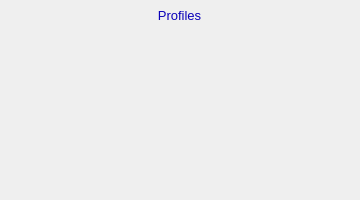
    <widget class="PyDMFrame" name="composite_3">
      <property name="geometry">
        <rect>
          <x>755</x>
          <y>40</y>
          <width>360</width>
          <height>200</height>
        </rect>
      </property>
      <widget class="PyDMDrawingRectangle" name="rectangle_3">
        <property name="geometry">
          <rect>
            <x>0</x>
            <y>0</y>
            <width>360</width>
            <height>200</height>
          </rect>
        </property>
        <property name="brush" stdset="0">
          <brush brushstyle="NoBrush">
            <color alpha="255">
              <red>0</red>
              <green>0</green>
              <blue>0</blue>
            </color>
          </brush>
        </property>
        <property name="penStyle" stdset="0">
          <enum>Qt::SolidLine</enum>
        </property>
        <property name="penColor" stdset="0">
          <color>
            <red>0</red>
            <green>0</green>
            <blue>0</blue>
          </color>
        </property>
        <property name="penWidth" stdset="0">
          <double>1</double>
        </property>
        <property name="penCapStyle" stdset="0">
          <enum>Qt::FlatCap</enum>
        </property>
        <property name="toolTip">
          <string>rectangle_3</string>
        </property>
      </widget>
      <widget class="PyDMFrame" name="composite_4">
        <property name="geometry">
          <rect>
            <x>15</x>
            <y>81</y>
            <width>339</width>
            <height>87</height>
          </rect>
        </property>
        <widget class="QLabel" name="text_4">
          <property name="geometry">
            <rect>
              <x>755</x>
              <y>62</y>
              <width>170</width>
              <height>20</height>
            </rect>
          </property>
          <property name="text">
            <string>Cursor X</string>
          </property>
          <property name="font" stdset="0">
            <font>
              <pointsize>10</pointsize>
            </font>
          </property>
          <property name="brush" stdset="0">
            <brush brushstyle="SolidPattern">
              <color alpha="255">
                <red>0</red>
                <green>0</green>
                <blue>0</blue>
              </color>
            </brush>
          </property>
          <property name="toolTip">
            <string>text_4</string>
          </property>
          <property name="alignment">
            <set>Qt::AlignRight|Qt::AlignTrailing|Qt::AlignVCenter</set>
          </property>
          <property name="styleSheet">
            <string notr="true">QLabel#text_4 {
  color: rgb(0, 0, 0);
  }</string>
          </property>
        </widget>
        <widget class="PyDMSlider" name="valuator">
          <property name="geometry">
            <rect>
              <x>934</x>
              <y>62</y>
              <width>160</width>
              <height>20</height>
            </rect>
          </property>
          <property name="channel" stdset="0">
            <string>ca://${prefix}CursorX</string>
          </property>
          <property name="toolTip">
            <string>${prefix}CursorX</string>
          </property>
          <property name="orientation" stdset="0">
            <string>Qt::Horizontal</string>
          </property>
          <property name="showLimitLabels" stdset="0">
            <bool>true</bool>
          </property>
          <property name="showValueLabel" stdset="0">
            <bool>false</bool>
          </property>
          <property name="showUnits" stdset="0">
            <bool>false</bool>
          </property>
          <property name="tickPosition" stdset="0">
            <enum>QSlider::NoTicks</enum>
          </property>
          <property name="precision" stdset="0">
            <number>1</number>
          </property>
          <property name="styleSheet">
            <string notr="true">PyDMSlider#valuator {
  color: rgb(10, 0, 184);
  background-color: rgb(115, 223, 255);
  }</string>
          </property>
        </widget>
        <widget class="PyDMLineEdit" name="text_entry_1">
          <property name="geometry">
            <rect>
              <x>934</x>
              <y>40</y>
              <width>60</width>
              <height>19</height>
            </rect>
          </property>
          <property name="channel" stdset="0">
            <string>ca://${prefix}CursorX</string>
          </property>
          <property name="toolTip">
            <string>${prefix}CursorX</string>
          </property>
          <property name="font" stdset="0">
            <font>
              <pointsize>10</pointsize>
            </font>
          </property>
          <property name="styleSheet">
            <string notr="true">PyDMLineEdit#text_entry_1 {
  color: rgb(0, 0, 0);
  background-color: rgb(115, 223, 255);
  border: 1px solid black;
  margin: 0px;
  padding: 0px;
  spacing: 0px;
  }</string>
          </property>
        </widget>
        <widget class="PyDMLabel" name="text_update_2">
          <property name="geometry">
            <rect>
              <x>999</x>
              <y>40</y>
              <width>90</width>
              <height>18</height>
            </rect>
          </property>
          <property name="toolTip">
            <string>PV: ${prefix}CursorX_RBV</string>
          </property>
          <property name="channel" stdset="0">
            <string>ca://${prefix}CursorX_RBV</string>
          </property>
          <property name="font" stdset="0">
            <font>
              <pointsize>10</pointsize>
            </font>
          </property>
          <property name="alignment">
            <set>Qt::AlignLeading|Qt::AlignLeft|Qt::AlignVCenter</set>
          </property>
          <property name="textInteractionFlags">
            <set>Qt::TextSelectableByKeyboard|Qt::TextSelectableByMouse</set>
          </property>
          <property name="styleSheet">
            <string notr="true">PyDMLabel#text_update_2 {
  color: rgb(10, 0, 184);
  background-color: rgb(187, 187, 187);
  }</string>
          </property>
        </widget>
        <widget class="QLabel" name="text_5">
          <property name="geometry">
            <rect>
              <x>755</x>
              <y>107</y>
              <width>170</width>
              <height>20</height>
            </rect>
          </property>
          <property name="text">
            <string>Cursor Y</string>
          </property>
          <property name="font" stdset="0">
            <font>
              <pointsize>10</pointsize>
            </font>
          </property>
          <property name="brush" stdset="0">
            <brush brushstyle="SolidPattern">
              <color alpha="255">
                <red>0</red>
                <green>0</green>
                <blue>0</blue>
              </color>
            </brush>
          </property>
          <property name="toolTip">
            <string>text_5</string>
          </property>
          <property name="alignment">
            <set>Qt::AlignRight|Qt::AlignTrailing|Qt::AlignVCenter</set>
          </property>
          <property name="styleSheet">
            <string notr="true">QLabel#text_5 {
  color: rgb(0, 0, 0);
  }</string>
          </property>
        </widget>
        <widget class="PyDMSlider" name="valuator_1">
          <property name="geometry">
            <rect>
              <x>934</x>
              <y>107</y>
              <width>160</width>
              <height>20</height>
            </rect>
          </property>
          <property name="channel" stdset="0">
            <string>ca://${prefix}CursorY</string>
          </property>
          <property name="toolTip">
            <string>${prefix}CursorY</string>
          </property>
          <property name="orientation" stdset="0">
            <string>Qt::Horizontal</string>
          </property>
          <property name="showLimitLabels" stdset="0">
            <bool>true</bool>
          </property>
          <property name="showValueLabel" stdset="0">
            <bool>false</bool>
          </property>
          <property name="showUnits" stdset="0">
            <bool>false</bool>
          </property>
          <property name="tickPosition" stdset="0">
            <enum>QSlider::NoTicks</enum>
          </property>
          <property name="precision" stdset="0">
            <number>1</number>
          </property>
          <property name="styleSheet">
            <string notr="true">PyDMSlider#valuator_1 {
  color: rgb(10, 0, 184);
  background-color: rgb(115, 223, 255);
  }</string>
          </property>
        </widget>
        <widget class="PyDMLineEdit" name="text_entry_2">
          <property name="geometry">
            <rect>
              <x>934</x>
              <y>85</y>
              <width>60</width>
              <height>19</height>
            </rect>
          </property>
          <property name="channel" stdset="0">
            <string>ca://${prefix}CursorY</string>
          </property>
          <property name="toolTip">
            <string>${prefix}CursorY</string>
          </property>
          <property name="font" stdset="0">
            <font>
              <pointsize>10</pointsize>
            </font>
          </property>
          <property name="styleSheet">
            <string notr="true">PyDMLineEdit#text_entry_2 {
  color: rgb(0, 0, 0);
  background-color: rgb(115, 223, 255);
  border: 1px solid black;
  margin: 0px;
  padding: 0px;
  spacing: 0px;
  }</string>
          </property>
        </widget>
        <widget class="PyDMLabel" name="text_update_3">
          <property name="geometry">
            <rect>
              <x>999</x>
              <y>85</y>
              <width>90</width>
              <height>18</height>
            </rect>
          </property>
          <property name="toolTip">
            <string>PV: ${prefix}CursorY_RBV</string>
          </property>
          <property name="channel" stdset="0">
            <string>ca://${prefix}CursorY_RBV</string>
          </property>
          <property name="font" stdset="0">
            <font>
              <pointsize>10</pointsize>
            </font>
          </property>
          <property name="alignment">
            <set>Qt::AlignLeading|Qt::AlignLeft|Qt::AlignVCenter</set>
          </property>
          <property name="textInteractionFlags">
            <set>Qt::TextSelectableByKeyboard|Qt::TextSelectableByMouse</set>
          </property>
          <property name="styleSheet">
            <string notr="true">PyDMLabel#text_update_3 {
  color: rgb(10, 0, 184);
  background-color: rgb(187, 187, 187);
  }</string>
          </property>
        </widget>
      </widget>
      <widget class="PyDMFrame" name="composite_5">
        <property name="geometry">
          <rect>
            <x>5</x>
            <y>31</y>
            <width>345</width>
            <height>20</height>
          </rect>
        </property>
        <widget class="PyDMEnumComboBox" name="menu_1">
          <property name="geometry">
            <rect>
              <x>944</x>
              <y>41</y>
              <width>60</width>
              <height>18</height>
            </rect>
          </property>
          <property name="toolTip">
            <string>${prefix}ComputeProfiles</string>
          </property>
          <property name="channel" stdset="0">
            <string>ca://${prefix}ComputeProfiles</string>
          </property>
          <property name="font" stdset="0">
            <font>
              <pointsize>10</pointsize>
            </font>
          </property>
          <property name="styleSheet">
            <string notr="true">PyDMEnumComboBox#menu_1 {
  color: rgb(0, 0, 0);
  background-color: rgb(115, 223, 255);
  }</string>
          </property>
        </widget>
        <widget class="PyDMLabel" name="text_update_4">
          <property name="geometry">
            <rect>
              <x>1010</x>
              <y>41</y>
              <width>90</width>
              <height>18</height>
            </rect>
          </property>
          <property name="toolTip">
            <string>PV: ${prefix}ComputeProfiles_RBV</string>
          </property>
          <property name="channel" stdset="0">
            <string>ca://${prefix}ComputeProfiles_RBV</string>
          </property>
          <property name="font" stdset="0">
            <font>
              <pointsize>10</pointsize>
            </font>
          </property>
          <property name="alignment">
            <set>Qt::AlignLeading|Qt::AlignLeft|Qt::AlignVCenter</set>
          </property>
          <property name="textInteractionFlags">
            <set>Qt::TextSelectableByKeyboard|Qt::TextSelectableByMouse</set>
          </property>
          <property name="styleSheet">
            <string notr="true">PyDMLabel#text_update_4 {
  color: rgb(10, 0, 184);
  background-color: rgb(70, 70, 70);
  }</string>
          </property>
        </widget>
        <widget class="QLabel" name="text_6">
          <property name="geometry">
            <rect>
              <x>755</x>
              <y>40</y>
              <width>180</width>
              <height>20</height>
            </rect>
          </property>
          <property name="text">
            <string>Compute profiles</string>
          </property>
          <property name="font" stdset="0">
            <font>
              <pointsize>10</pointsize>
            </font>
          </property>
          <property name="brush" stdset="0">
            <brush brushstyle="SolidPattern">
              <color alpha="255">
                <red>0</red>
                <green>0</green>
                <blue>0</blue>
              </color>
            </brush>
          </property>
          <property name="toolTip">
            <string>text_6</string>
          </property>
          <property name="alignment">
            <set>Qt::AlignRight|Qt::AlignTrailing|Qt::AlignVCenter</set>
          </property>
          <property name="styleSheet">
            <string notr="true">QLabel#text_6 {
  color: rgb(0, 0, 0);
  }</string>
          </property>
        </widget>
      </widget>
      <widget class="PyDMFrame" name="composite_6">
        <property name="geometry">
          <rect>
            <x>4</x>
            <y>56</y>
            <width>346</width>
            <height>20</height>
          </rect>
        </property>
        <widget class="QLabel" name="text_7">
          <property name="geometry">
            <rect>
              <x>755</x>
              <y>40</y>
              <width>100</width>
              <height>20</height>
            </rect>
          </property>
          <property name="text">
            <string>Size X</string>
          </property>
          <property name="font" stdset="0">
            <font>
              <pointsize>10</pointsize>
            </font>
          </property>
          <property name="brush" stdset="0">
            <brush brushstyle="SolidPattern">
              <color alpha="255">
                <red>0</red>
                <green>0</green>
                <blue>0</blue>
              </color>
            </brush>
          </property>
          <property name="toolTip">
            <string>text_7</string>
          </property>
          <property name="alignment">
            <set>Qt::AlignRight|Qt::AlignTrailing|Qt::AlignVCenter</set>
          </property>
          <property name="styleSheet">
            <string notr="true">QLabel#text_7 {
  color: rgb(0, 0, 0);
  }</string>
          </property>
        </widget>
        <widget class="PyDMLabel" name="text_update_5">
          <property name="geometry">
            <rect>
              <x>859</x>
              <y>41</y>
              <width>90</width>
              <height>18</height>
            </rect>
          </property>
          <property name="toolTip">
            <string>PV: ${prefix}ProfileSizeX_RBV</string>
          </property>
          <property name="channel" stdset="0">
            <string>ca://${prefix}ProfileSizeX_RBV</string>
          </property>
          <property name="font" stdset="0">
            <font>
              <pointsize>10</pointsize>
            </font>
          </property>
          <property name="alignment">
            <set>Qt::AlignLeading|Qt::AlignLeft|Qt::AlignVCenter</set>
          </property>
          <property name="textInteractionFlags">
            <set>Qt::TextSelectableByKeyboard|Qt::TextSelectableByMouse</set>
          </property>
          <property name="styleSheet">
            <string notr="true">PyDMLabel#text_update_5 {
  color: rgb(10, 0, 184);
  background-color: rgb(187, 187, 187);
  }</string>
          </property>
        </widget>
        <widget class="PyDMLabel" name="text_update_6">
          <property name="geometry">
            <rect>
              <x>1011</x>
              <y>41</y>
              <width>90</width>
              <height>18</height>
            </rect>
          </property>
          <property name="toolTip">
            <string>PV: ${prefix}ProfileSizeY_RBV</string>
          </property>
          <property name="channel" stdset="0">
            <string>ca://${prefix}ProfileSizeY_RBV</string>
          </property>
          <property name="font" stdset="0">
            <font>
              <pointsize>10</pointsize>
            </font>
          </property>
          <property name="alignment">
            <set>Qt::AlignLeading|Qt::AlignLeft|Qt::AlignVCenter</set>
          </property>
          <property name="textInteractionFlags">
            <set>Qt::TextSelectableByKeyboard|Qt::TextSelectableByMouse</set>
          </property>
          <property name="styleSheet">
            <string notr="true">PyDMLabel#text_update_6 {
  color: rgb(10, 0, 184);
  background-color: rgb(187, 187, 187);
  }</string>
          </property>
        </widget>
        <widget class="QLabel" name="text_8">
          <property name="geometry">
            <rect>
              <x>975</x>
              <y>40</y>
              <width>30</width>
              <height>20</height>
            </rect>
          </property>
          <property name="text">
            <string>Y</string>
          </property>
          <property name="font" stdset="0">
            <font>
              <pointsize>10</pointsize>
            </font>
          </property>
          <property name="brush" stdset="0">
            <brush brushstyle="SolidPattern">
              <color alpha="255">
                <red>0</red>
                <green>0</green>
                <blue>0</blue>
              </color>
            </brush>
          </property>
          <property name="toolTip">
            <string>text_8</string>
          </property>
          <property name="alignment">
            <set>Qt::AlignRight|Qt::AlignTrailing|Qt::AlignVCenter</set>
          </property>
          <property name="styleSheet">
            <string notr="true">QLabel#text_8 {
  color: rgb(0, 0, 0);
  }</string>
          </property>
        </widget>
      </widget>
      <widget class="PyDMDrawingRectangle" name="rectangle_4">
        <property name="geometry">
          <rect>
            <x>125</x>
            <y>5</y>
            <width>110</width>
            <height>21</height>
          </rect>
        </property>
        <property name="brush" stdset="0">
          <brush brushstyle="SolidPattern">
            <color alpha="255">
              <red>218</red>
              <green>218</green>
              <blue>218</blue>
            </color>
          </brush>
        </property>
        <property name="penStyle" stdset="0">
          <enum>Qt::SolidLine</enum>
        </property>
        <property name="penColor" stdset="0">
          <color>
            <red>218</red>
            <green>218</green>
            <blue>218</blue>
          </color>
        </property>
        <property name="penWidth" stdset="0">
          <double>0</double>
        </property>
        <property name="penCapStyle" stdset="0">
          <enum>Qt::FlatCap</enum>
        </property>
        <property name="toolTip">
          <string>rectangle_4</string>
        </property>
      </widget>
      <widget class="QLabel" name="text_9">
        <property name="geometry">
          <rect>
            <x>128</x>
            <y>5</y>
            <width>103</width>
            <height>20</height>
          </rect>
        </property>
        <property name="text">
          <string>Profiles</string>
        </property>
        <property name="font" stdset="0">
          <font>
            <pointsize>10</pointsize>
          </font>
        </property>
        <property name="brush" stdset="0">
          <brush brushstyle="SolidPattern">
            <color alpha="255">
              <red>10</red>
              <green>0</green>
              <blue>184</blue>
            </color>
          </brush>
        </property>
        <property name="toolTip">
          <string>text_9</string>
        </property>
        <property name="alignment">
          <set>Qt::AlignCenter</set>
        </property>
        <property name="styleSheet">
          <string notr="true">QLabel#text_9 {
  color: rgb(10, 0, 184);
  }</string>
        </property>
      </widget>
      <widget class="PyDMFrame" name="composite_7">
        <property name="geometry">
          <rect>
            <x>145</x>
            <y>173</y>
            <width>111</width>
            <height>20</height>
          </rect>
        </property>
        <widget class="PyDMRelatedDisplayButton" name="related_display">
          <property name="geometry">
            <rect>
              <x>806</x>
              <y>40</y>
              <width>60</width>
              <height>20</height>
            </rect>
          </property>
          <property name="showIcon" stdset="0">
            <bool>true</bool>
          </property>
          <property name="font" stdset="0">
            <font>
              <pointsize>10</pointsize>
            </font>
          </property>
          <property name="styleSheet">
            <string notr="true">PyDMRelatedDisplayButton#related_display {
  color: rgb(0, 0, 0);
  background-color: rgb(115, 223, 255);
  }</string>
          </property>
          <property name="titles" stdset="0">
            <stringlist>
              <string>Average X</string>
              <string>Average Y</string>
              <string>Threshold X</string>
              <string>Threshold Y</string>
              <string>Centroid X</string>
              <string>Centroid Y</string>
              <string>Cursor X</string>
              <string>Cursor Y</string>
            </stringlist>
          </property>
          <property name="filenames" stdset="0">
            <stringlist>
              <string>Plot_V31.ui</string>
              <string>Plot_V31.ui</string>
              <string>Plot_V31.ui</string>
              <string>Plot_V31.ui</string>
              <string>Plot_V31.ui</string>
              <string>Plot_V31.ui</string>
              <string>Plot_V31.ui</string>
              <string>Plot_V31.ui</string>
            </stringlist>
          </property>
          <property name="macros" stdset="0">
            <stringlist>
              <string>P=${P},R=${R},DATA=ProfileAverageX_RBV,TITLE=AverageX,XLABEL=Pixel,YLABEL=Counts</string>
              <string>P=${P},R=${R},DATA=ProfileAverageY_RBV,TITLE=AverageY,XLABEL=Pixel,YLABEL=Counts</string>
              <string>P=${P},R=${R},DATA=ProfileThresholdX_RBV,TITLE=ThresholdX,XLABEL=Pixel,YLABEL=Counts</string>
              <string>P=${P},R=${R},DATA=ProfileThresholdY_RBV,TITLE=ThresholdY,XLABEL=Pixel,YLABEL=Counts</string>
              <string>P=${P},R=${R},DATA=ProfileCentroidX_RBV,TITLE=CentroidX,XLABEL=Pixel,YLABEL=Counts</string>
              <string>P=${P},R=${R},DATA=ProfileCentroidY_RBV,TITLE=CentroidY,XLABEL=Pixel,YLABEL=Counts</string>
              <string>P=${P},R=${R},DATA=ProfileCursorX_RBV,TITLE=CursorX,XLABEL=Pixel,YLABEL=Counts</string>
              <string>P=${P},R=${R},DATA=ProfileCursorY_RBV,TITLE=CursorY,XLABEL=Pixel,YLABEL=Counts</string>
            </stringlist>
          </property>
          <property name="openInNewWindow" stdset="0">
            <bool>true</bool>
          </property>
        </widget>
        <widget class="QLabel" name="text_10">
          <property name="geometry">
            <rect>
              <x>755</x>
              <y>40</y>
              <width>40</width>
              <height>20</height>
            </rect>
          </property>
          <property name="text">
            <string>Plot</string>
          </property>
          <property name="font" stdset="0">
            <font>
              <pointsize>10</pointsize>
            </font>
          </property>
          <property name="brush" stdset="0">
            <brush brushstyle="SolidPattern">
              <color alpha="255">
                <red>0</red>
                <green>0</green>
                <blue>0</blue>
              </color>
            </brush>
          </property>
          <property name="toolTip">
            <string>text_10</string>
          </property>
          <property name="alignment">
            <set>Qt::AlignLeading|Qt::AlignLeft|Qt::AlignVCenter</set>
          </property>
          <property name="styleSheet">
            <string notr="true">QLabel#text_10 {
  color: rgb(0, 0, 0);
  }</string>
          </property>
        </widget>
      </widget>
    </widget>
